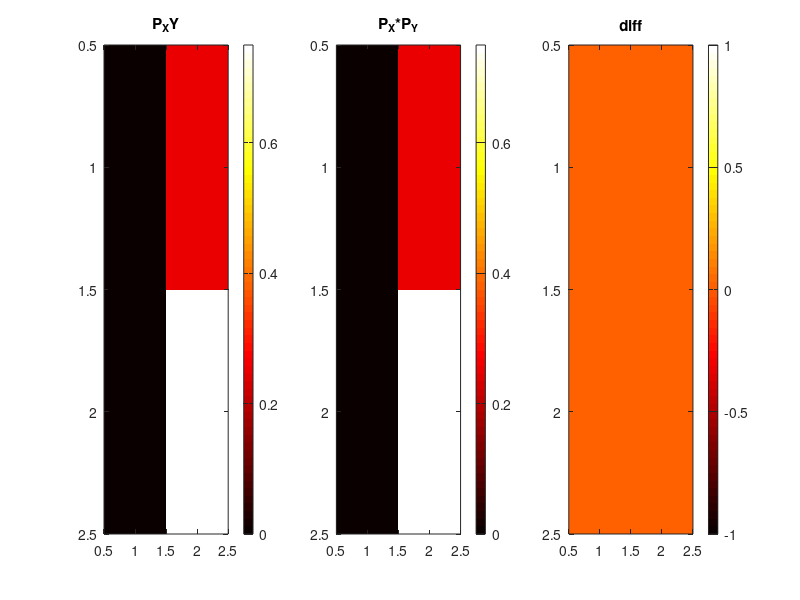

Source code (MATLAB):
%Funcao de massa de probabilidade conjunta
P_XY_e = [ 0 1/4 ; 0 3/4];

%Funcao de massa de 
% probabilidade marginal de X e Y
P_X_e = sum(P_XY_e, 2); % Coluna
P_Y_e = sum(P_XY_e, 1); % Linha

subplot(131)
imagesc(P_XY_e)
title("P_XY")
colorbar()
colormap("hot")

subplot(132)
imagesc(P_X_e * P_Y_e)
title("P_X*P_Y")
colorbar()

subplot(133)
imagesc(P_XY_e - P_X_e * P_Y_e)
title("diff")
colorbar()

%O motivo é a correlação ser baixa, a previsao é apenas dependente da
%probabilidade de fzr sol, se a prob de fzr sol desce se para 0.25
%o estagiario já teria previsoes mts piores